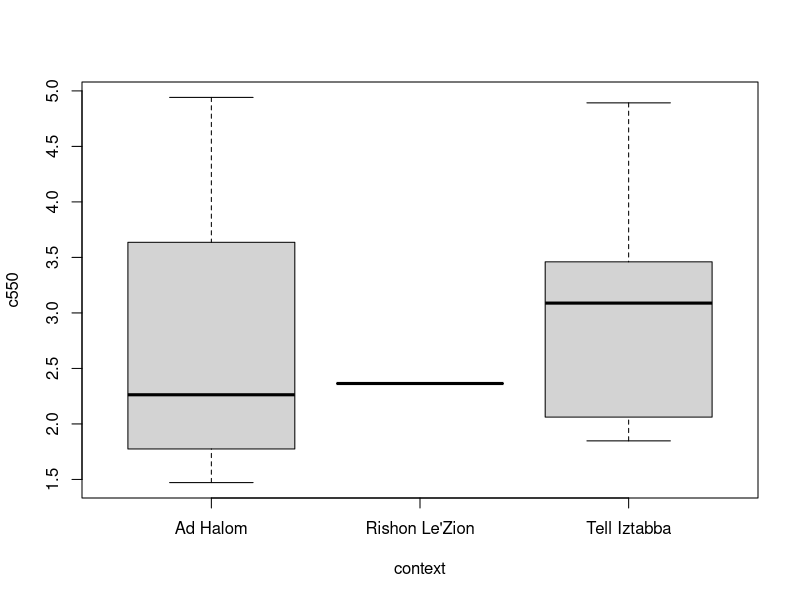
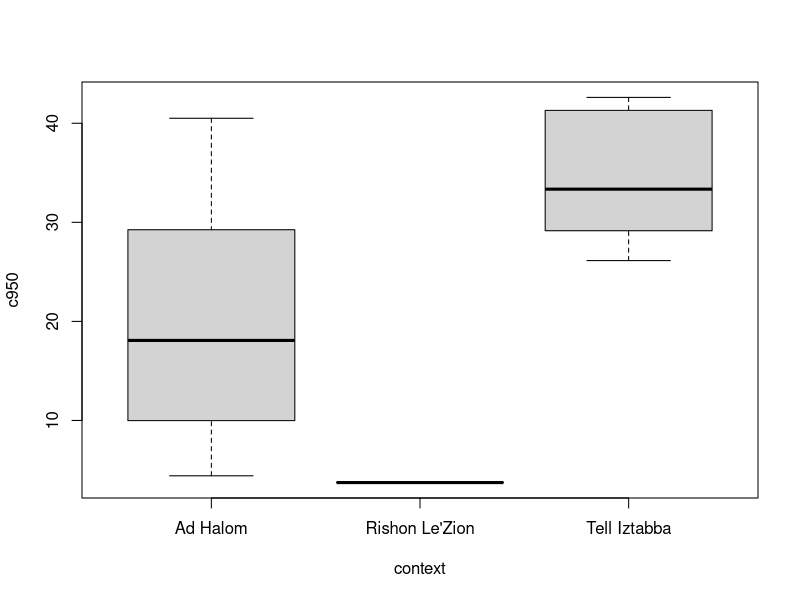
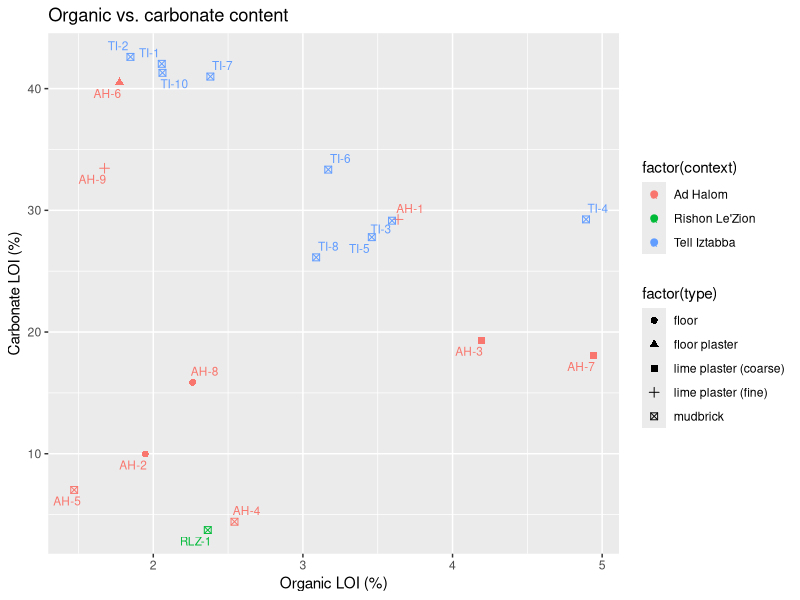
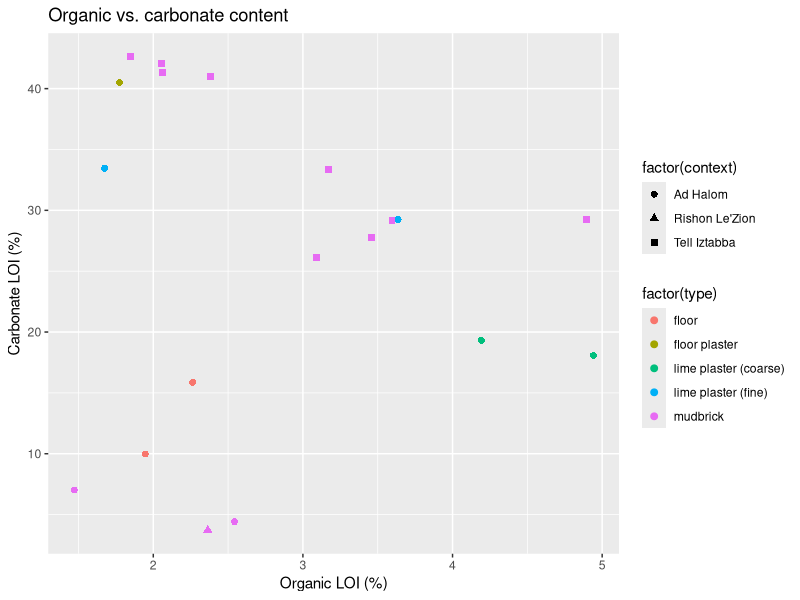
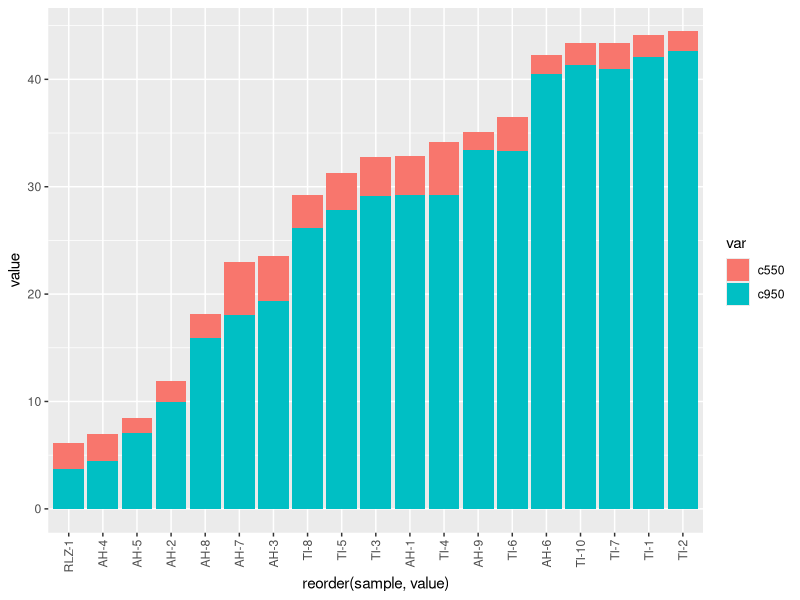

Generate these figures, in order, with R: (Note: this script raises an error after producing the figures.)
## ---- chunk 1
# Libraries
library(openxlsx); 
library(dplyr); 
library(ggplot2); 
library(ggrepel);
library(tidyr); 

loi <- read.xlsx("data/loi_israel.xlsx", sep=";")
tga <- read.xlsx("data/tga_israel.xlsx", sep=";")

summary(loi)
summary(tga)

# Remove rows containing words 'kekkila' (internal standard)
tga <- filter(tga, !grepl('kekkila', Name))

# TGA character columns to numeric
tga[, c(4:7)] <- sapply(tga[, c(4:7)], as.numeric)

# Sample names as rownames
rownames(loi) <- loi$sample
rownames(tga) <- tga$Name

# Creating new columns for analysis by subtracting crucible mass;
# "dry" (sample mass after drying)
# "c550" (sample mass after 550 C)
# "c950" (sample mass after 950 C)
loi$dry <- (loi$dry_weight - loi$crucible)
loi$c550mass <- (loi$after_550_C - loi$crucible)
loi$c950mass <- (loi$after_950_C - loi$crucible)

loi$c550 <- (loi$dry - loi$c550mass)/(loi$dry) * 100
loi$c950 <- (loi$c550mass - loi$c950mass)/(loi$c550mass) * 100

# Same with TGA
tga$c550 <- (tga$Dry - tga$Mass_550)/(tga$Dry) * 100
tga$c950 <- (tga$Mass_550 - tga$Mass_950)/(tga$Mass_550) * 100

## ---- chunk 2
# Distribution of LOI in 550 C (1) and 950 C (2)
boxplot(c550~context, data=loi)
boxplot(c950~context, data=loi)

# Color by context
ggplot(loi, 
      aes(c550, c950, label = rownames(loi), colour = factor(context))) +
      geom_point(size=2, aes(shape = factor(type))) +
      geom_text_repel(size=3) + labs(title = "Organic vs. carbonate content") +
      xlab('Organic LOI (%)') +
      ylab('Carbonate LOI (%)') +
      theme(axis.title = element_text())

# Color by type      
ggplot(loi, 
      aes(c550, c950)) +
      geom_point(size=2, aes(shape = factor(context), colour = factor(type))) +
      labs(title = "Organic vs. carbonate content") +
      xlab('Organic LOI (%)') +
      ylab('Carbonate LOI (%)') +
      theme(axis.title = element_text())

# Stacked barplot (x = reorder(sample, LOI))
loi_long = gather(loi, key = var, value = value, c550, c950)

ggplot(loi_long, aes(x = reorder(sample, value), y = value, fill = var)) +
  geom_bar(stat = 'identity', position = 'stack') + 
    theme(axis.text.x = element_text(angle = 90, vjust = 0.5, hjust=1))


## ---- chunk 3
# Distribution of LOI in 550 C (1) and 950 C (2)
boxplot(c550~context, data=tga)
boxplot(c950~context, data=tga)

# Color by context
ggplot(tga, 
      aes(c550, c950, label = rownames(tga), colour = factor(context))) +
      geom_point(size=2) +
      geom_text_repel(size=3) + labs(title = "Organic vs. carbonate content") +
      xlab('Organic LOI (%)') +
      ylab('Carbonate LOI (%)') +
      theme(axis.title = element_text())
      
# Stacked barplot (x = reorder(sample, LOI))
tga_long = gather(tga, key = var, value = value, c550, c950)

ggplot(tga_long, aes(x = reorder(Name, value), y = value, fill = var)) +
  geom_bar(stat = 'identity', position = 'stack') + 
    theme(axis.text.x = element_text(angle = 90, vjust = 0.5, hjust=1))

